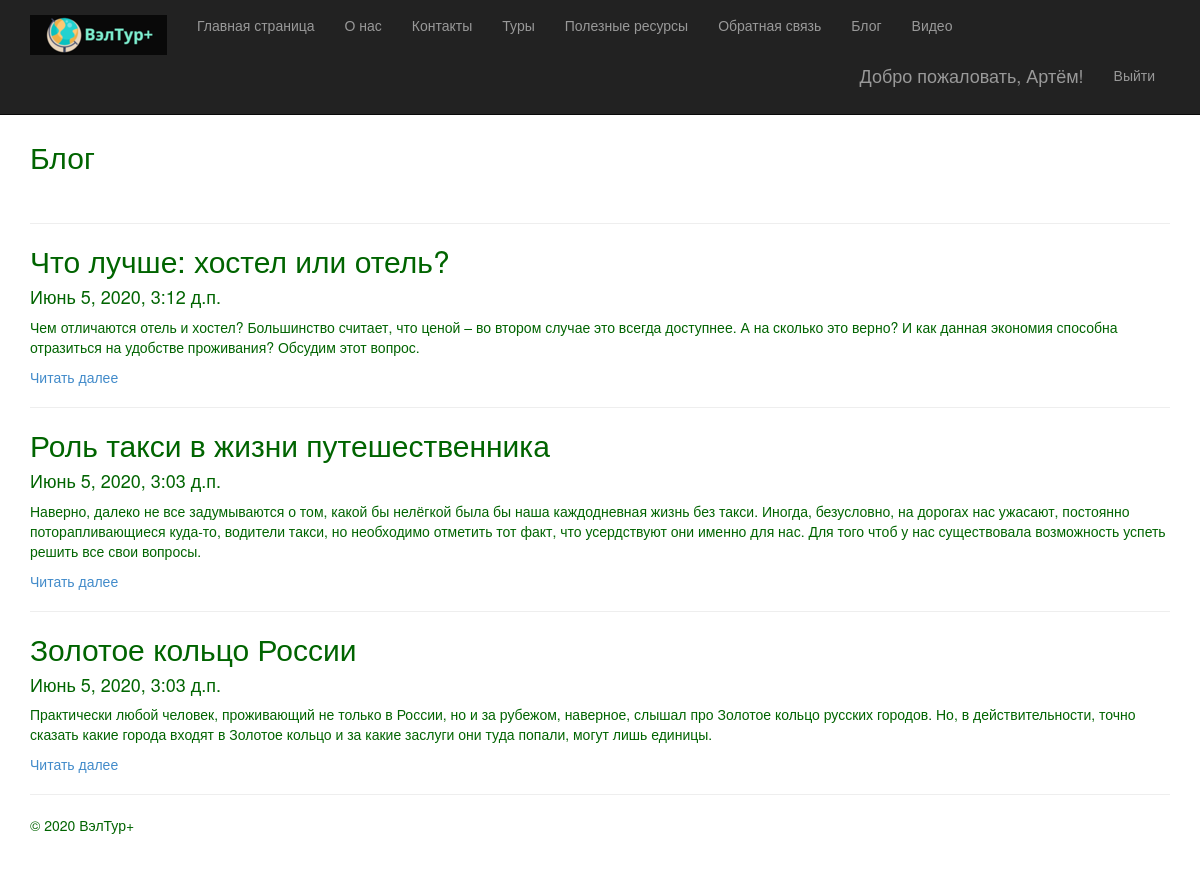
Screenshot of /blog (signed in) with the database file from the repository.
### app/models.py (models this page shows, shortened)
class Blog(models.Model):
    title = models.CharField(max_length = 100, unique_for_date = "posted", verbose_name = "Заголовок")
    author = models.ForeignKey(User, null=True, blank=True, on_delete = models.SET_NULL, verbose_name = "Автор")
    description = models.TextField(verbose_name = "Краткое содержание")
    content = models.TextField(verbose_name = "Полное содержание")
    posted = models.DateTimeField(default = datetime.now(), db_index = True, verbose_name = "Опубликована")
    image = models.FileField(default = 'temp.jpg', verbose_name = "Путь к картинке")
    class Meta:
        db_table = "Posts" # имя таблицы для модели
        ordering = ["-posted"] # порядок сортировки данных в модели ("-" означает по убыванию)
        verbose_name = "статья блога" # имя, под которым модель будет отображаться в административном разделе (для одной статьи блога)
        verbose_name_plural = "статьи блога" # тоже для всех статей блога

### app/views.py (the view)
# urls.py: url(r'^blog$', app.views.blog, name='blog'),
def blog(request):
    assert isinstance(request, HttpRequest)
    posts = Blog.objects.all() # запрос на выбор всех статей блога из модели
    return render(
        request,
        'app/blog.html',
        {
        'title':'Блог ',
        'posts': posts, # передача списка статей в шаблон веб-страницы
        'year':datetime.now().year,
        }
)

### app/templates/app/blog.html
﻿{% extends "app/layout.html" %}
{% block content %}
<h2>{{ title }}</h2> <br />
{% for post in posts %}
<hr/>
<div class="">
<h2> {{post.title}} </h2>
<h4> {{post.posted}} </h4>
<p> {{post.description}} </p>
<p><a href="{% url 'blogpost' parametr=post.id %}"> Читать далее </a> </p>
</div>
{% endfor %}
{% endblock %}

### app/templates/app/loginpartial.html (shortened to what this page needs)
﻿{% if user.is_authenticated %}
<form id="logoutForm" action="/logout" method="post" class="navbar-right">
<ul class="nav navbar-nav navbar-right">
<li><span class="navbar-brand">Добро пожаловать, {{ user.username }}!</span></li>
<li><a href="javascript:document.getElementById('logoutForm').submit()">Выйти</a></li>
</ul>
</form>
{% else %}
<ul class="nav navbar-nav navbar-right">
<li><a href="{% url 'login' %}">Войти в аккаунт</a></li>
</ul>
{% endif %}

### app/static/app/content/site.css (style rules this page uses)
body { padding-top: 100px; padding-bottom: 40px; color: #006400; background-color: #FFFFFF; }

### rows the page displays
Blog: title "Что лучше: хостел или отель?", posted "Июнь 5, 2020, 3:12 д.п.", description "Чем отличаются отель и хостел? Большинство считает, что ценой – во втором случае это всегда доступнее. А на сколько это верно? И как данная экономия способна отразиться на удобстве проживания? Обсудим этот вопрос."
Blog: title "Роль такси в жизни путешественника", posted "Июнь 5, 2020, 3:03 д.п.", description "Наверно, далеко не все задумываются о том, какой бы нелёгкой была бы наша каждодневная жизнь без такси. Иногда, безусловно, на дорогах нас ужасают, постоянно поторапливающиеся куда-то, водители такси, но необходимо отметить тот факт, что усердствуют они именно для нас. Для того чтоб у нас существовала возможность успеть решить все свои вопросы."
Blog: title "Золотое кольцо России", posted "Июнь 5, 2020, 3:03 д.п.", description "Практически любой человек, проживающий не только в России, но и за рубежом, наверное, слышал про Золотое кольцо русских городов. Но, в действительности, точно сказать какие города входят в Золотое кольцо и за какие заслуги они туда попали, могут лишь единицы."

### other values shown
{{ user.username }} "Артём"
{{ title }} "Блог"
